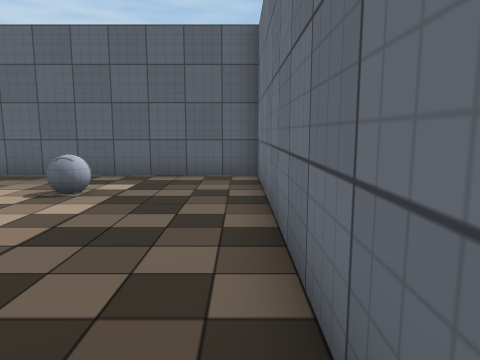
[1] (above)

14 first-person views from a walk through a scene from a Unity 3-D project. The camera is 1.2 m above the floor, tilts 8° down and sees 70° across. The floor is counted in squares, 1 m on a side. Each view is taken from the middle of a square. On the plan, view 1 faces up. The plan holds only what a view shows up to about 14 squares ahead; the rest is blank. The player character is not drawn. Some surface patterns are stand-ins.

[2]
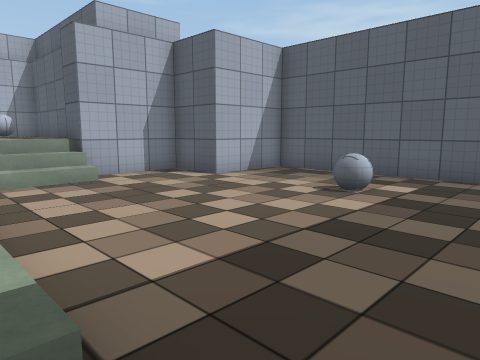

[3]
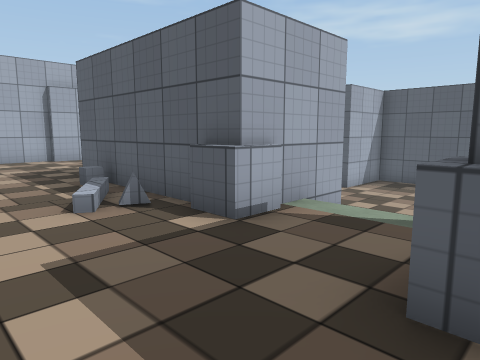

[4]
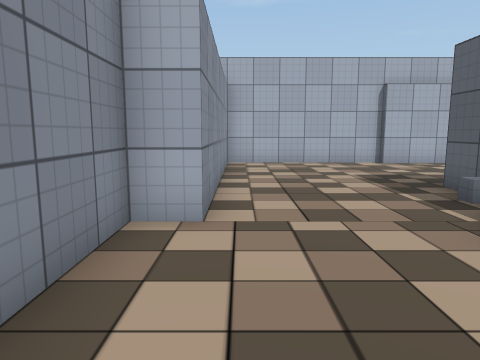

[5]
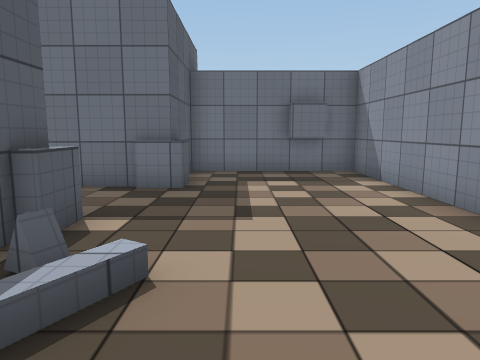

[6]
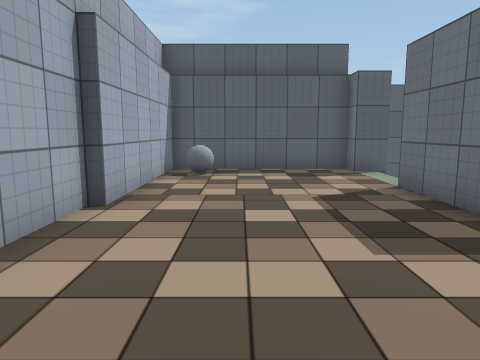

[7]
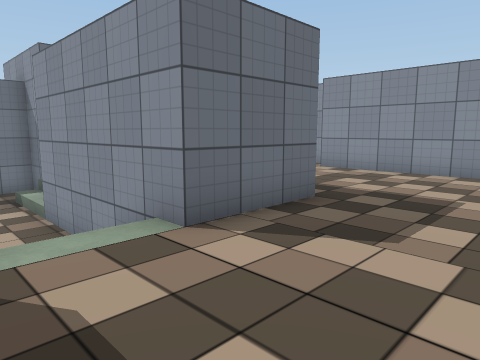

[8]
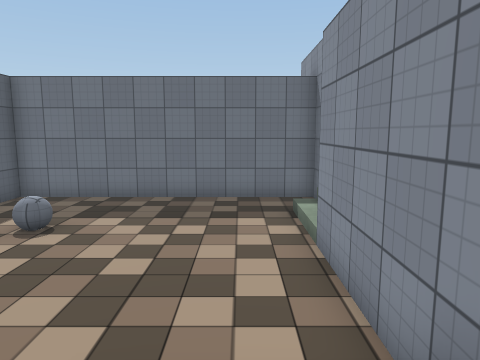

[9]
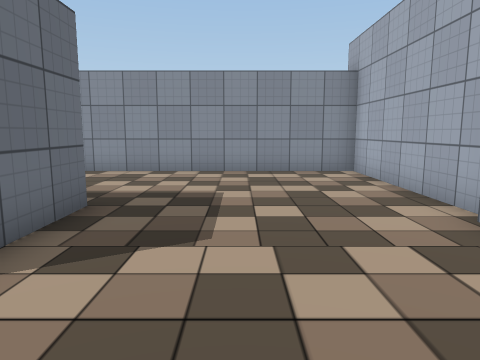

[10]
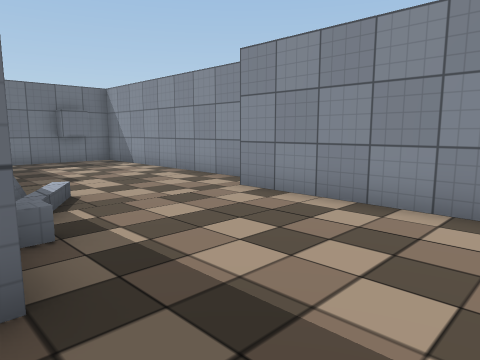

[11]
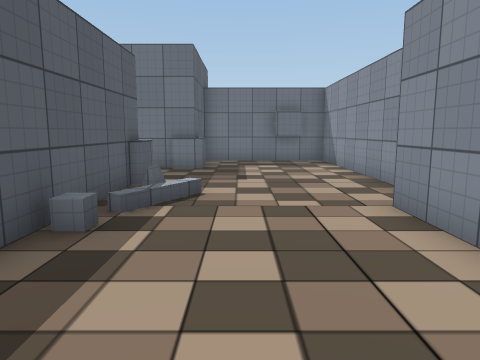

[12]
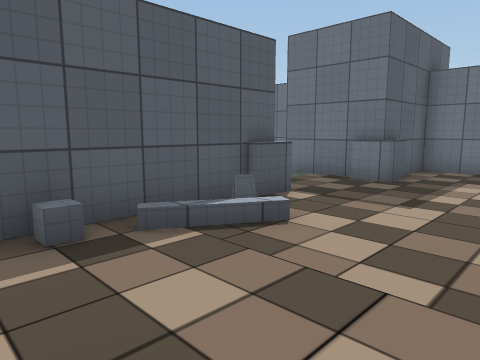

[13]
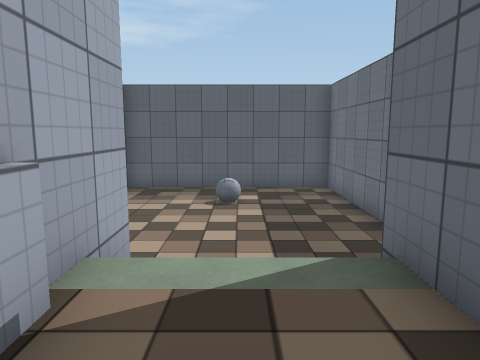

[14]
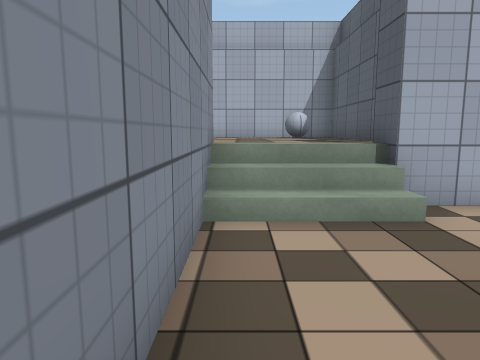

### Floor plan
Key: @ floor where view 1 was taken; # wall or solid block; . main floor; - floor 1 m lower than the main floor; / step, stairs or slope; = window, fence, low wall or low ledge; B ball.
Columns run from 17 left of view 1 to 2 right of it. Each row starts with its distance up from view 1.
 10          ##########
  9          #--------#
  8          #--------#
  7        ###---BB---#
  6        #------B---#
  5        #----------#
  4  #######----------#
  3  #B....//---------#
  2  #.....//---------#
  1  #.....//---------#
  0  #.....######///-@#
 -1 ##.....######///###
 -2 #......######/..###
 -3 #.........###..=####
 -4 #..................#
 -5 #..................#
 -6 #..................#
 -7 #.................##
 -8 ##########.........#
 -9          ###########

Where each view was taken, in squares from view 1:
view 1: 0 up, 0 right, facing up
view 2: 0 up, 0 right, facing up-left
view 3: 6 down, 1 left, facing up-left
view 4: 7 down, 3 left, facing left
view 5: 5 down, 9 left, facing right
view 6: 7 down, 14 left, facing up
view 7: 3 up, 14 left, facing down-right
view 8: 2 up, 11 left, facing right
view 9: 3 up, 13 left, facing down
view 10: 2 down, 13 left, facing down-right
view 11: 5 down, 13 left, facing right
view 12: 7 down, 10 left, facing up-right
view 13: 4 down, 3 left, facing up
view 14: 1 up, 4 left, facing left
